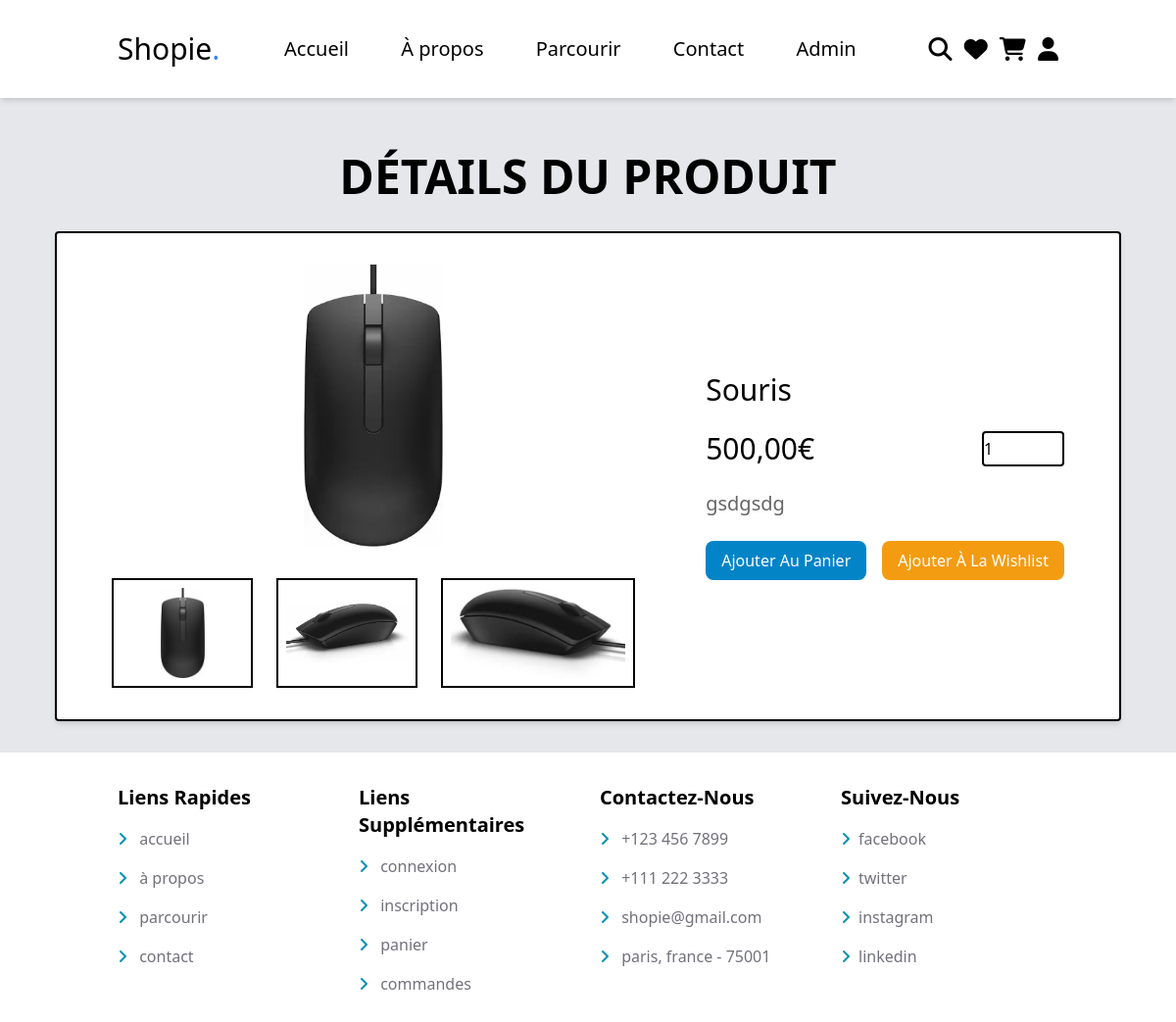
/index.php?action=product&id=11, run on the app's committed database.
### tables this page shows
CREATE TABLE `products` (
  `id` int NOT NULL,
  `name` varchar(255) NOT NULL,
  `details` text,
  `price` decimal(10,2) NOT NULL,
  `image_1` varchar(255) NOT NULL,
  `image_2` varchar(255) NOT NULL,
  `image_3` varchar(255) NOT NULL,
  `category` varchar(255) DEFAULT NULL
);

### controllers/ProductController.php (called while the page is built, shortened)
<?php
class ProductController {
    public function getProductById($id) {
        $productModel = new ProductModel();
        $product = $productModel->getById($id);
        $this->renderView('quick_view', ['product' => $product]);
    }
    private function renderView($viewName, $data = []) {
        include('./views/template.php');
        }
}

### index.php (called while the page is built, shortened)
<?php
$router = new Router();
$router->routerRequest();

### config/Database.php (called while the page is built)
<?php
class Database {
        private $pdo;
        public function __construct() {
            $this->pdo = new PDO('mysql:host=localhost;dbname=shopie_db', 'root', 'T6yeefjbw!');
        }
        public function getPdo() {
            return $this->pdo;
        }
}

### models/ProductModel.php (called while the page is built, shortened)
<?php
class ProductModel {
        private $pdo;
        public function __construct() {
            $this->pdo = (new Database())->getPdo();
        }
        public function getById($id) {
            $sql = "SELECT * FROM products WHERE id = ?";
            $stmt = $this->pdo->prepare($sql);
            $stmt->execute([$id]);
            return $stmt->fetch();
        }
}

### views/quick_view.php (the view, shortened to what this page needs)
<main class="bg-gray-200">
    <section class="quick-view m-auto max-w-6xl p-8	">
        <h1 class="text-5xl mb-8 uppercase text-center mt-6 font-semibold">Détails du produit</h1>
        <form action="" method="post" class="box p-8 rounded border-black border-2 shadow-md mt-6 bg-white">
            <div class="row flex items-center justify-around gap-6 flex-wrap">
                <div class="image-container">
                    <div class="main-image">
                    <img class="h-72 w-full object-contain" src=./uploaded_images/<?= $product['image_1'] ?> alt="<?= $product['name'] ?>">
                    </div>
                    <div class="sub-image flex gap-6 justify-center mt-8">
                    <img class="w-36	 h-28 object-contain p-2 border-black border-2 cursor-pointer ease-linear duration-200" src=./uploaded_images/<?= $product['image_1'] ?> alt="<?= $product['name'] ?>">
                    <img class="w-36	 h-28 object-contain p-2 border-black border-2 cursor-pointer ease-linear duration-200" src=./uploaded_images/<?= $product['image_2'] ?> alt="<?= $product['name'] ?>">
                    <img class="h-28 object-contain p-2 border-black border-2 cursor-pointer ease-linear duration-200" src=./uploaded_images/<?= $product['image_3'] ?> alt="<?= $product['name'] ?>">
                    </div>
                </div>
                <div class="content flex flex-col gap-6">
                    <div class="name text-3xl"><?= $product['name']; ?></div>
                    <div class="flex justify-between">
                        <div class="price text-3xl"><?= number_format($product['price'], 2, ',', ' ') ?><span>€</span></div>
                        <input type="number" name="qty" class="border-black border-2 rounded qty" min="1" max="99" onkeypress="if(this.value.length == 2) return false;" value="1">
                    </div>
                    <div class="details text-xl text-[#666]"><?= $product['details']; ?></div>
                    <div class="flex gap-4">
                    <input type="submit" value="ajouter au panier" class="hover:bg-black cursor-pointer btn w-full py-2 px-4 bg-sky-600 rounded-lg text-white capitalize" name="add_to_cart">
                    <input class="hover:bg-black option-btn w-full cursor-pointer py-2 px-4 bg-[#f39c12] rounded-lg text-white capitalize" type="submit" name="add_to_wishlist" value="ajouter à la wishlist">
                    </div>
                </div>
            </div>
        </form>
    </section>
</main>

### data on the page
products: image_1 (picture), image_2 (picture), image_3 (picture), name "Souris", price "500,00", details "gsdgsdg"
